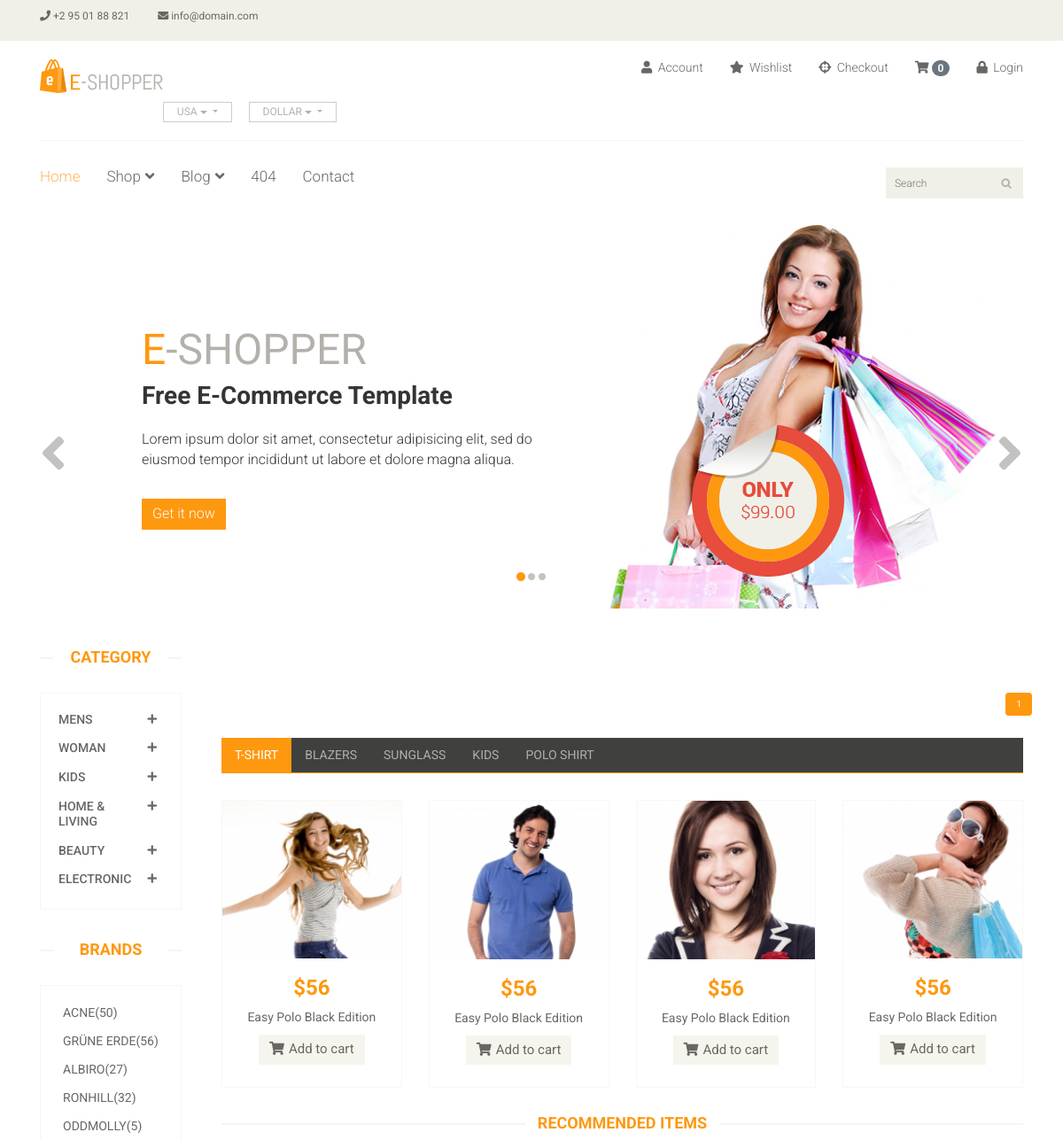
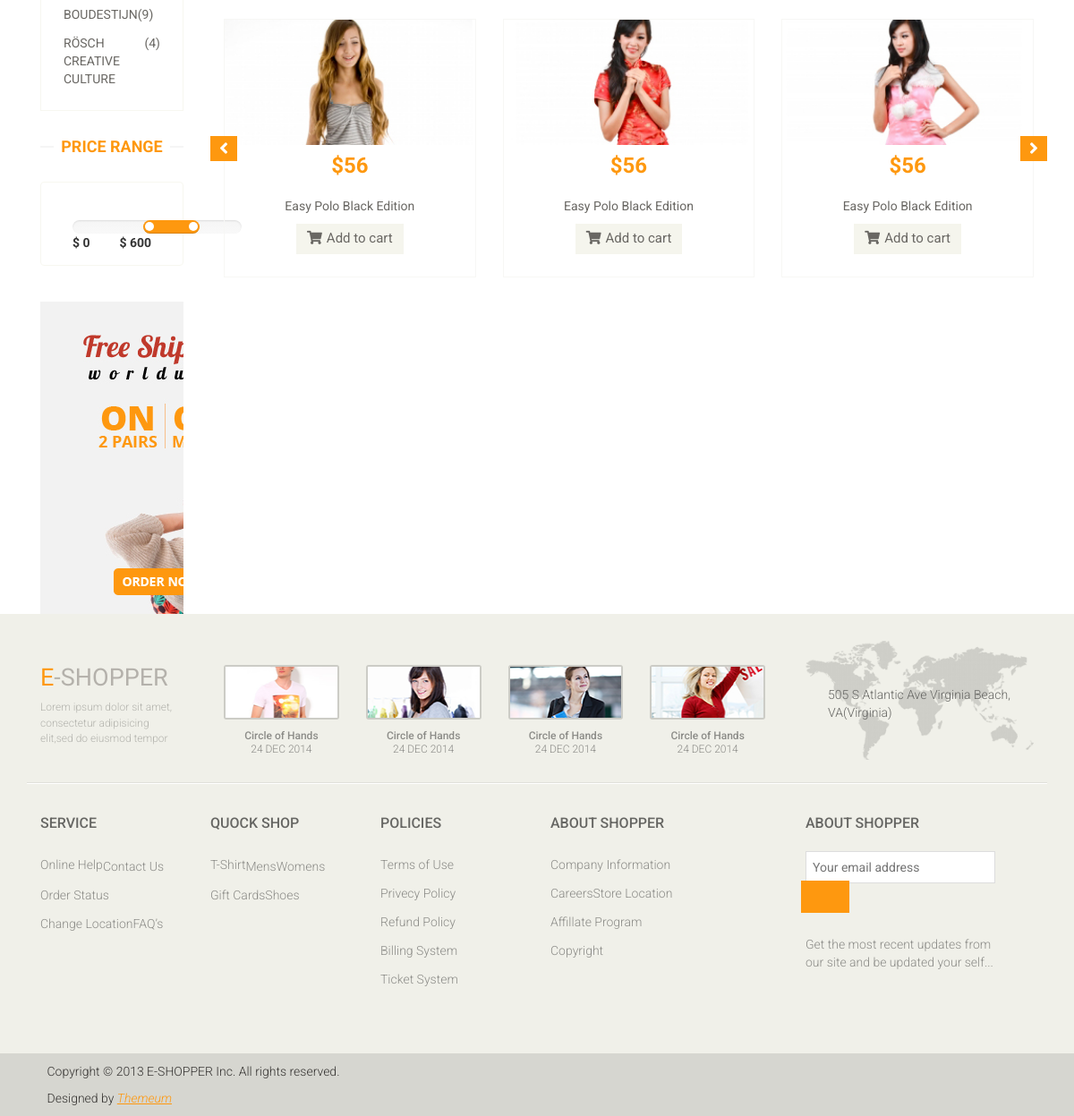
The app's page /?category=2 with its own data (2 pictures, top to bottom).
### main/models.py (models this page shows, shortened)
class Category(models.Model):
    title=models.CharField(max_length=100)

### main/views.py (the view)
# urls.py: path("",index,name="index"),
def index(request):
    product=Product.objects.all()
    cate=Category.objects.all()
    cateid=request.GET.get('category')
    if cateid:
        product=Product.objects.filter(subcategory=cateid)
    else:
        product=Product.objects.all()
    page=Paginator(product,4)
    page_number=request.GET.get('page')
    data=page.get_page(page_number)
    total_page=data.paginator.num_pages
    context={
        'product':product,
        'cate':cate,
        'data':data,
        'total_page':total_page,
        'num':[i+1 for i in range(total_page)]
    }
    return render(request,'main/index.html',context)

### templates/main/index.html (shortened to what this page needs)
{% extends "base.html" %}
{% block content %}
{% load static %}
<section id="slider">
  <div class="container">
    <div class="row">
      <div class="col-sm-12">
        <div id="slider-carousel" class="carousel slide" data-ride="carousel">
          <ol class="carousel-indicators">
            <li
              data-target="#slider-carousel"
              data-slide-to="0"
              class="active"
            ></li>
            <li data-target="#slider-carousel" data-slide-to="1"></li>
            <li data-target="#slider-carousel" data-slide-to="2"></li>
          </ol>
          <div class="carousel-inner">
            <div class="item active">
              <div class="col-sm-6">
                <h1><span>E</span>-SHOPPER</h1>
                <h2>Free E-Commerce Template</h2>
                <p>
                  Lorem ipsum dolor sit amet, consectetur adipisicing elit, sed
                  do eiusmod tempor incididunt ut labore et dolore magna aliqua.
                </p>
                <button type="button" class="btn btn-default get">
                  Get it now
                </button>
              </div>
              <div class="col-sm-6">
                <img
                  src="/static/images/home/girl1.jpg"
                  class="girl img-responsive"
                  alt=""
                />
                <img
                  src="/static/images/home/pricing.png"
                  class="pricing"
                  alt=""
                />
              </div>
            </div>
          </div>
          <a
            href="#slider-carousel"
            class="left control-carousel hidden-xs"
            data-slide="prev"
          >
            <i class="fa fa-angle-left"></i>
          </a>
          <a
            href="#slider-carousel"
            class="right control-carousel hidden-xs"
            data-slide="next"
          >
            <i class="fa fa-angle-right"></i>
          </a>
        </div>
      </div>
    </div>
  </div>
</section>
<section>
  <div class="container">
    <div class="row">
      <div class="col-sm-2">
        <div class="left-sidebar">
          <h2>Category</h2>
          <div class="panel-group category-products" id="accordian">
            {% for i in cate %}
            <div class="panel panel-default">
              <div class="panel-heading">
                <h4 class="panel-title">
                  <a
                    data-toggle="collapse"
                    data-parent="#accordian"
                    href="#{{i.id}}"
                  >
                    <span class="badge pull-right"
                      ><i class="fa fa-plus"></i
                    ></span>
                    {{i.title}}
                  </a>
                </h4>
              </div>
            </div>
            {% endfor %}
          </div>
          <div class="brands_products">
            <h2>Brands</h2>
            <div class="brands-name">
              <ul class="nav nav-pills nav-stacked">
                <li>
                  <a href="#"> <span class="pull-right">(50)</span>Acne</a>
                </li>
                <li>
                  <a href="#">
                    <span class="pull-right">(56)</span>Grüne Erde</a
                  >
                </li>
                <li>
                  <a href="#"> <span class="pull-right">(27)</span>Albiro</a>
                </li>
                <li>
                  <a href="#"> <span class="pull-right">(32)</span>Ronhill</a>
                </li>
                <li>
                  <a href="#"> <span class="pull-right">(5)</span>Oddmolly</a>
                </li>
                <li>
                  <a href="#"> <span class="pull-right">(9)</span>Boudestijn</a>
                </li>
                <li>
                  <a href="#">
                    <span class="pull-right">(4)</span>Rösch creative culture</a
                  >
                </li>
              </ul>
            </div>
          </div>
          <div class="price-range">
            <h2>Price Range</h2>
            <div class="well text-center">
              /><br />
              <b class="pull-left">$ 0</b> <b class="pull-right">$ 600</b>
            </div>
          </div>
          <div class="shipping text-center">
            <img src="/static/images/home/shipping.jpg" alt="" />
          </div>
        </div>
      </div>
      <div class="col-sm-10 padding-right">
        <div
          class="container-fluid bg-trasparent my-4 p-3"
          style="position: relative"
        >
        </div>
        <nav aria-label="Page navigation example" class="d-flex">
          <ul class="pagination ms-auto">
            {% for n in data.paginator.page_range %}
              {% if n >= data.number|add:'-1' and n <= data.number|add:'1' %}
                <li class="page-item {% if n == data.number %}active{% endif %}">
                  <a class="page-link" href="?page={{ n }}">{{ n }}</a>
                </li>
              {% endif %}
            {% endfor %}
          </ul>
        </nav>
        <div class="category-tab">
          <div class="col-sm-12">
            <ul class="nav nav-tabs">
              <li class="active">
                <a href="#tshirt" data-toggle="tab">T-Shirt</a>
              </li>
              <li><a href="#blazers" data-toggle="tab">Blazers</a></li>
              <li><a href="#sunglass" data-toggle="tab">Sunglass</a></li>
              <li><a href="#kids" data-toggle="tab">Kids</a></li>
              <li><a href="#poloshirt" data-toggle="tab">Polo shirt</a></li>
            </ul>
          </div>
          <div class="tab-content">
            <div class="tab-pane fade active in" id="tshirt">
              <div class="col-sm-3">
                <div class="product-image-wrapper">
                  <div class="single-products">
                    <div class="productinfo text-center">
                      <img src="/static/images/home/gallery1.jpg" alt="" />
                      <h2>$56</h2>
                      <p>Easy Polo Black Edition</p>
                      <a href="#" class="btn btn-default add-to-cart"
                        ><i class="fa fa-shopping-cart"></i>Add to cart</a
                      >
                    </div>
                  </div>
                </div>
              </div>
              <div class="col-sm-3">
                <div class="product-image-wrapper">
                  <div class="single-products">
                    <div class="productinfo text-center">
                      <img src="/static/images/home/gallery2.jpg" alt="" />
                      <h2>$56</h2>
                      <p>Easy Polo Black Edition</p>
                      <a href="#" class="btn btn-default add-to-cart"
                        ><i class="fa fa-shopping-cart"></i>Add to cart</a
                      >
                    </div>
                  </div>
                </div>
              </div>
              <div class="col-sm-3">
                <div class="product-image-wrapper">
                  <div class="single-products">
                    <div class="productinfo text-center">
                      <img src="/static/images/home/gallery3.jpg" alt="" />
                      <h2>$56</h2>
                      <p>Easy Polo Black Edition</p>
                      <a href="#" class="btn btn-default add-to-cart"
                        ><i class="fa fa-shopping-cart"></i>Add to cart</a
                      >
                    </div>
                  </div>
                </div>
              </div>
              <div class="col-sm-3">
                <div class="product-image-wrapper">
                  <div class="single-products">
                    <div class="productinfo text-center">
                      <img src="/static/images/home/gallery4.jpg" alt="" />
                      <h2>$56</h2>
                      <p>Easy Polo Black Edition</p>
                      <a href="#" class="btn btn-default add-to-cart"
                        ><i class="fa fa-shopping-cart"></i>Add to cart</a
                      >
                    </div>
                  </div>
                </div>
              </div>
            </div>
          </div>
        </div>
        <div class="recommended_items">
          <h2 class="title text-center">recommended items</h2>
          <div
            id="recommended-item-carousel"
            class="carousel slide"
            data-ride="carousel"
          >
            <div class="carousel-inner">
              <div class="item active">
                <div class="col-sm-4">
                  <div class="product-image-wrapper">
                    <div class="single-products">
                      <div class="productinfo text-center">
                        <img src="/static/images/home/recommend1.jpg" alt="" />
                        <h2>$56</h2>
                        <p>Easy Polo Black Edition</p>
                        <a href="#" class="btn btn-default add-to-cart"
                          ><i class="fa fa-shopping-cart"></i>Add to cart</a
                        >
                      </div>
                    </div>
                  </div>
                </div>
                <div class="col-sm-4">
                  <div class="product-image-wrapper">
                    <div class="single-products">
                      <div class="productinfo text-center">
                        <img src="/static/images/home/recommend2.jpg" alt="" />
                        <h2>$56</h2>
                        <p>Easy Polo Black Edition</p>
                        <a href="#" class="btn btn-default add-to-cart"
                          ><i class="fa fa-shopping-cart"></i>Add to cart</a
                        >
                      </div>
                    </div>
                  </div>
                </div>
                <div class="col-sm-4">
                  <div class="product-image-wrapper">
                    <div class="single-products">
                      <div class="productinfo text-center">
                        <img src="/static/images/home/recommend3.jpg" alt="" />
                        <h2>$56</h2>
                        <p>Easy Polo Black Edition</p>
                        <a href="#" class="btn btn-default add-to-cart"
                          ><i class="fa fa-shopping-cart"></i>Add to cart</a
                        >
                      </div>
                    </div>
                  </div>
                </div>
              </div>
            </div>
            <a
              class="left recommended-item-control"
              href="#recommended-item-carousel"
              data-slide="prev"
            >
              <i class="fa fa-angle-left"></i>
            </a>
            <a
              class="right recommended-item-control"
              href="#recommended-item-carousel"
              data-slide="next"
            >
              <i class="fa fa-angle-right"></i>
            </a>
          </div>
        </div>
      </div>
    </div>
  </div>
</section>
{% endblock content %}

### static/css/product.css (style rules this page uses)
:root { --font1: 'Heebo', sans-serif; --font2: 'Fira Sans Extra Condensed', sans-serif; --font3: 'Roboto', sans-serif; --btnbg: #ffcc00; --btnfontcolor: rgb(61, 61, 61); --btnfontcolorhover: rgb(255, 255, 255); --btnbghover: #ffc116; --btnactivefs: rgb(241, 195, 46); --label-index: #960796; --danger-index: #5bc257; --link-color: #000; --link-color-hover: #fff; --bg-content-color: #ffcc00; }
.container-fluid { max-width: 1400px; }

### records on screen
Category: title "MENS"
Category: title "WOMAN"
Category: title "KIDS"
Category: title "HOME & LIVING"
Category: title "BEAUTY"
Category: title "ELECTRONIC"

### other values on screen
{{ request.session.cart|length }} "0"
{{ n }} "1"
